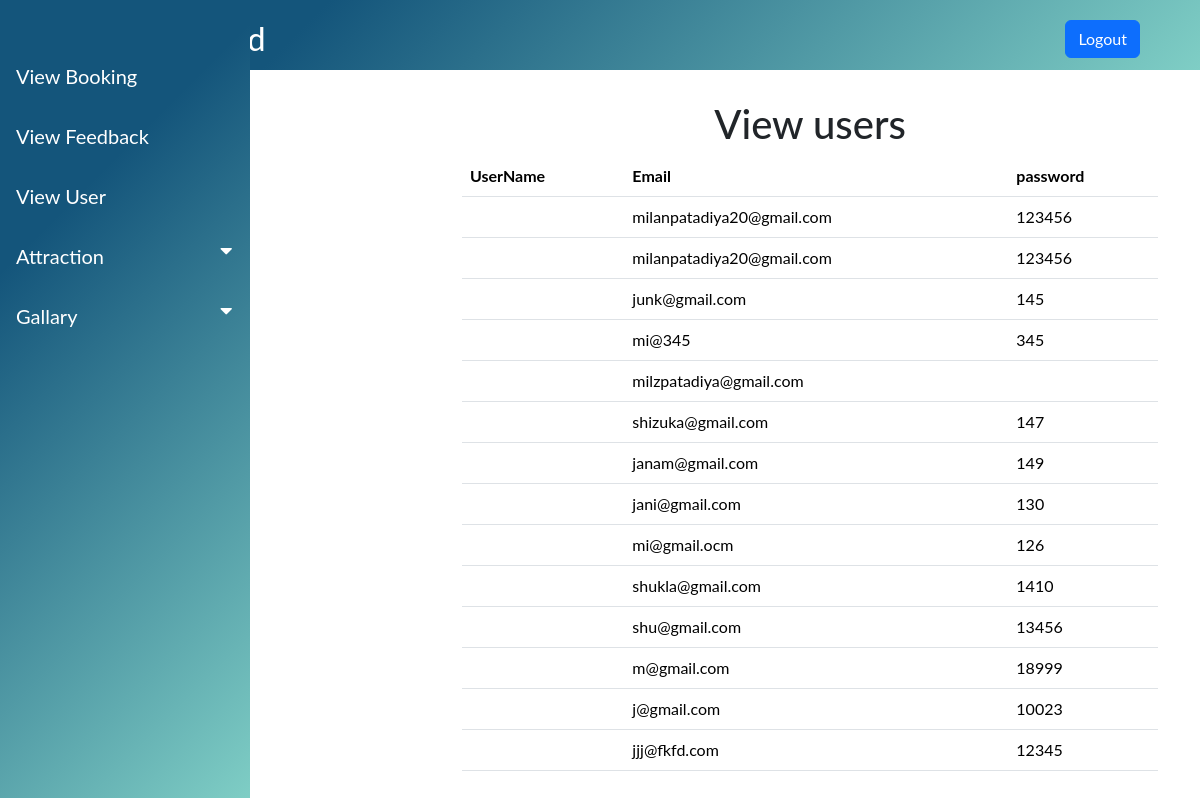
/view_user.php, run on an earlier commit of the app's database.
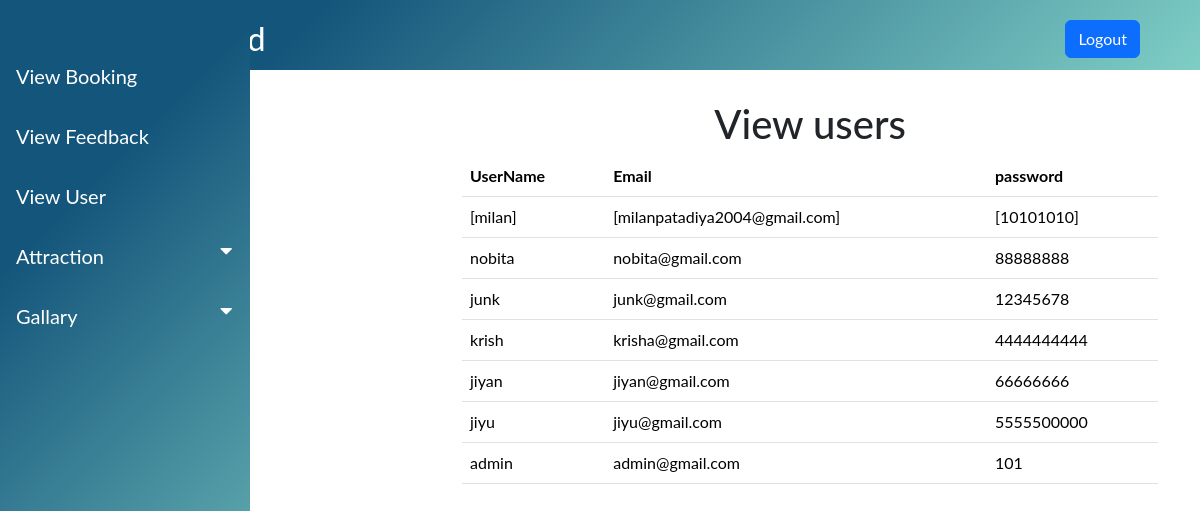
And on a later commit of the database.
### tables this page shows
CREATE TABLE IF NOT EXISTS `signup` (
  `username` varchar(30) NOT NULL,
  `email` varchar(100) NOT NULL,
  `password` varchar(23) NOT NULL
);

### view_user.php (the view, shortened to what this page needs)
<?php include("connection.php");
include 'admin.php';
 ?>
<?php
  $sql="SELECT * FROM signup";
  $result=mysqli_query($conn,$sql);
?>
<!DOCTYPE html>
<html lang="en">
<head>
</head>
<body>
  <div class="container">
<center>
<h1>View users</h1>
<table class="table">
    <tr>
       <th class="table-th">UserName</th>
       <th class="table-th">Email</th>
       <th class="table-th">password</th>
    </tr>
    <?php
                while($info=$result->fetch_assoc())
                {
                ?>
    <tr>
    <td class="table-td">
        <?php echo "{$info['username']}";?>
        </td>
        <td class="table-td">
        <?php echo "{$info['email']}";?>
        </td>
        <td class="table-td">
        <?php echo "{$info['password']}";?>
        </td>
    </tr>
    <?php
    }
    ?>
    </center>
</div>
    </body>
</html>

What changed in the data, as far as the page shows it:
removed signup: email "milanpatadiya20@gmail.com", password "123456"
removed signup: email "milanpatadiya20@gmail.com", password "123456"
removed signup: email "junk@gmail.com", password "145"
removed signup: email "mi@345", password "345"
removed signup: email "milzpatadiya@gmail.com"
removed signup: email "shizuka@gmail.com", password "147"
removed signup: email "janam@gmail.com", password "149"
removed signup: email "jani@gmail.com", password "130"
removed signup: email "mi@gmail.ocm", password "126"
removed signup: email "shukla@gmail.com", password "1410"
removed signup: email "shu@gmail.com", password "13456"
removed signup: email "m@gmail.com", password "18999"
removed signup: email "j@gmail.com", password "10023"
removed signup: email "jjj@fkfd.com", password "12345"
added signup: username "[milan]", email "[milanpatadiya2004@gmail.com]", password "[10101010]"
added signup: username "nobita", email "nobita@gmail.com", password "88888888"
added signup: username "junk", email "junk@gmail.com", password "12345678"
added signup: username "krish", email "krisha@gmail.com", password "4444444444"
added signup: username "jiyan", email "jiyan@gmail.com", password "66666666"
added signup: username "jiyu", email "jiyu@gmail.com", password "5555500000"
added signup: username "admin", email "admin@gmail.com", password "101"
